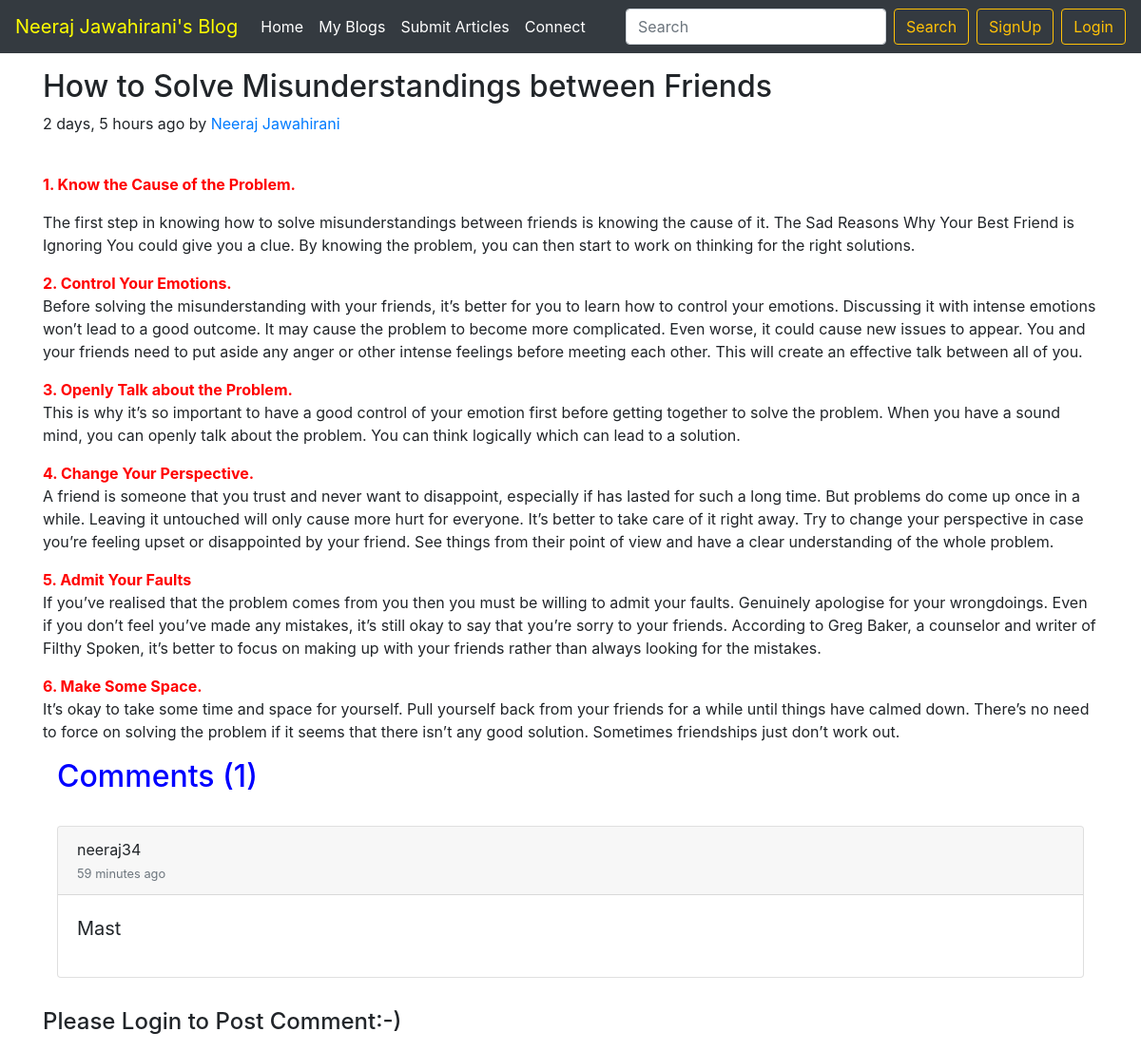
Page /blog/misunderstandings+between+friends on the committed database.
### blog/models.py (models this page shows, shortened)
class Post(models.Model):
    sno = models.AutoField(primary_key=True)
    title = models.CharField(max_length=255)
    author = models.CharField(max_length=100)
    slug = models.CharField(max_length=100)
    content = models.TextField()
    timeStamp = models.DateTimeField(blank=True)

class BlogCommet(models.Model):
    sno = models.AutoField(primary_key=True)
    comment = models.TextField()
    user = models.ForeignKey(User,on_delete=models.CASCADE)
    post = models.ForeignKey(Post,on_delete=models.CASCADE)
    parent = models.ForeignKey('self', on_delete=models.CASCADE, null=True)
    timestamp = models.DateTimeField(default=now)

### blog/views.py (the view)
# urls.py: path('<str:slug>', views.blogPost, name='blogPost'),
def blogPost(request, slug):
    post = Post.objects.filter(slug=slug).first()
    comments = BlogCommet.objects.filter(post=post)
    context = {'post':post, 'comments': comments, 'user': request.user,}
    return render(request, 'blog/blogPost.html', context)

### templates/blog/blogPost.html (shortened to what this page needs)
{% extends 'base.html'%}
{% block body %}
{% load humanize %}
<div class="container my-3">
      <div class="blog-post">
        <h2 class="blog-post-title">{{post.title}}</h2>
        <p class="blog-post-meta">{{post.timeStamp | naturaltime}} by <a href="#">{{post.author}}</a></p>
</div>
  <p>{{post.content | safe}}</p>
<div class="container">
<h2 style="color:blue"> Comments ({{comments.count}})</h2>
<br>
{% for comment in comments  %}
  <div class="card">
  <div class="card-header">
    {{comment.user.username}}
     <small id="emailHelp" class="form-text text-muted">{{comment.timestamp | naturaltime}}</small>
  </div>
  <div class="card-body">
    <blockquote class="blockquote mb-0">
      <p>{{comment.comment}}</p>
    </blockquote>
  </div>
</div>
  <br>
{% endfor %}
</div>
<div class="my-2">
{% if user.is_authenticated %}
<form action="/blog/postComment" method="post">
{% csrf_token %}
  <div class="form-group">
    <label for="comment">Post Your Comment Here!</label>
    <input type="text" class="form-control "name="comment" placeholder="Comment...">
  </div>
  <input type="hidden"  name="postSno" value="{{post.sno}}">
  <button type="submit" class="btn btn-warning">Submit</button>
</form>
{% else %}
<h4>Please Login to Post Comment:-)</h4>
{% endif %}
</div>
{% endblock body %}

### rows in the picture
Post: title "How to Solve Misunderstandings between Friends", timeStamp "2 days, 5 hours ago", author "Neeraj Jawahirani", content "1. Know the Cause of the Problem. The first step in knowing how to solve misunderstandings between friends is knowing the cause of it. The Sad Reasons Why Your Best Friend is Ignoring You could give you a clue. By knowing the problem, you can then start to work on thinking for the right solutions. 2. Control Your Emotions. Before solving the misunderstanding with your friends, it’s better for you to learn how to control your emotions. Discussing it with intense emotions won’t lead to a good outcome. It may cause the problem to become more complicated. Even worse, it could cause new issues to appear. You and your friends need to put aside any anger or other intense feelings before meeting…"
BlogCommet: user.username "neeraj34", timestamp "59 minutes ago", comment "Mast"

### other values in the picture
{{ comments.count }} "1"
